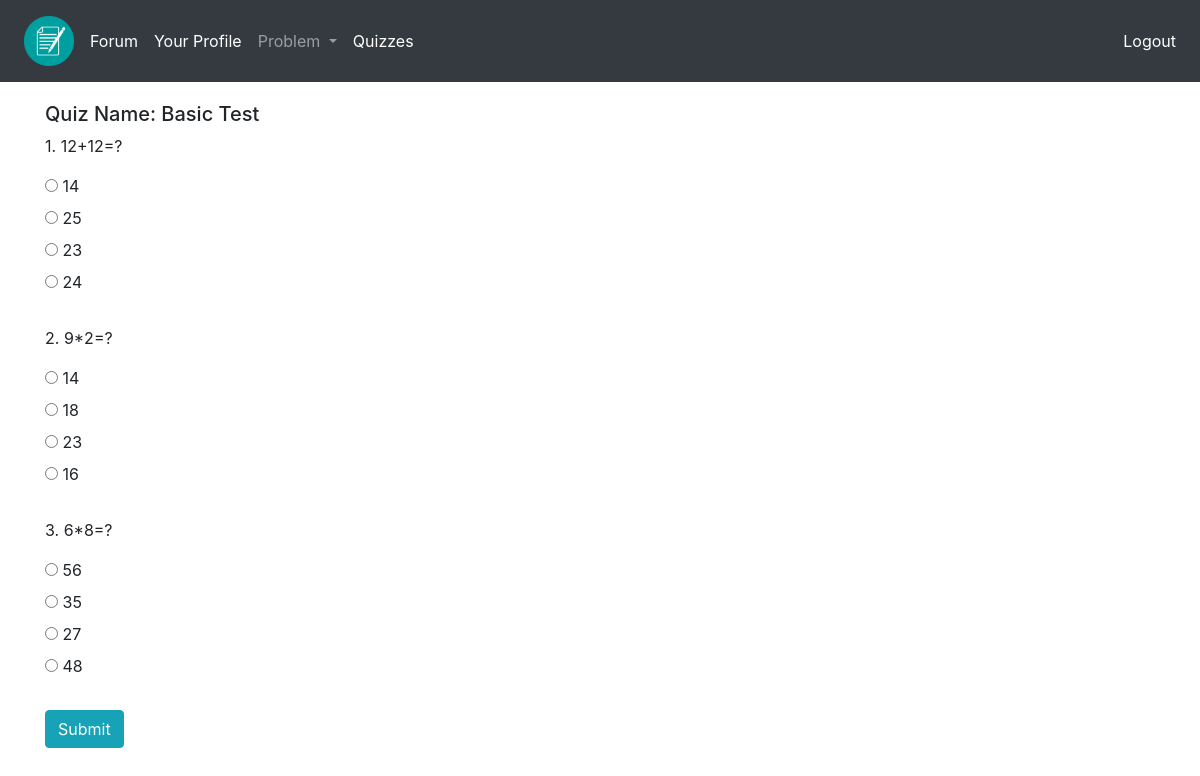
/quiz/test/4 (signed in), run on the app's committed database.
### Quiz/models.py (models this page shows, shortened)
class QuizName(models.Model):
    author = models.ForeignKey(
        User, on_delete=models.CASCADE, related_name='quiz_creator')
    quizname = models.CharField(
        max_length=264)
    publish_date = models.DateTimeField(auto_now_add=True)
    update_date = models.DateTimeField(auto_now=True)
    class Meta:
        ordering = ('-publish_date',)
    def __str__(self):
        return self.quizname

class Question(models.Model):
    quiz = models.ForeignKey(
        QuizName, on_delete=models.CASCADE, related_name='quiz_name')
    question = models.TextField()
    answer_1 = models.TextField()
    answer_2 = models.TextField()
    answer_3 = models.TextField()
    answer_4 = models.TextField()
    correct_answer = models.IntegerField(default=1,
                                         validators=[MaxValueValidator(4), MinValueValidator(1)])

### Quiz/views.py (the view)
# urls.py: path('test/<pk>', views.test, name='test'),
@login_required
def test(request, pk):
    quiz_name = QuizName.objects.get(pk=pk)
    questions_list = Question.objects.filter(quiz=quiz_name)
    questions = []
    for question in questions_list:
        questions.append({str(question.question): [
                         question.answer_1, question.answer_2, question.answer_3, question.answer_4, question.correct_answer]})
    if request.method == 'POST':
        data = request.POST['1']
        print("test data", data)
    return render(request, 'Quiz/test.html', context={'quiz_name': quiz_name, 'data': questions})

### templates/Quiz/test.html (shortened to what this page needs)
{% extends 'base.html' %} {% load static %} {% load crispy_forms_tags %}  {% block title_block %} Test {% endblock %} {% block body_block %}
<h5>Quiz Name: {{quiz_name}}</h5>
<form id='quiz-form' method='POST'>
    {% csrf_token %} {% for quiz_obj in quiz_name.quiz_name.all %}
    <p>{{ forloop.counter }}. {{quiz_obj.question}}</p>
    <input type="radio" class="ans" id="{{forloop.counter}}a1" name="{{quiz_obj.question}}" value="1">
    <label for="{{forloop.counter}}a1">{{quiz_obj.answer_1}}</label><br>
    <input type="radio" class="ans" id="{{forloop.counter}}a2" name="{{quiz_obj.question}}" value="2">
    <label for="{{forloop.counter}}a2">{{quiz_obj.answer_2}}</label><br>
    <input type="radio" class="ans" id="{{forloop.counter}}a3" name="{{quiz_obj.question}}" value="3">
    <label for="{{forloop.counter}}a3">{{quiz_obj.answer_3}}</label><br>
    <input type="radio" class="ans" id="{{forloop.counter}}a4" name="{{quiz_obj.question}}" value="4">
    <label for="{{forloop.counter}}a4">{{quiz_obj.answer_4}}</label><br>
    <br> {% endfor %}
    <input type="submit" value="Submit" class="btn btn-info btn-md">
</form>
<br> {% endblock %}

### data on the page
QuizName: quizname "Basic Test"
Question: question "12+12=?", answer_1 "14", answer_2 "25", answer_3 "23", answer_4 "24"
Question: question "9*2=?", answer_1 "14", answer_2 "18", answer_3 "23", answer_4 "16"
Question: question "6*8=?", answer_1 "56", answer_2 "35", answer_3 "27", answer_4 "48"
